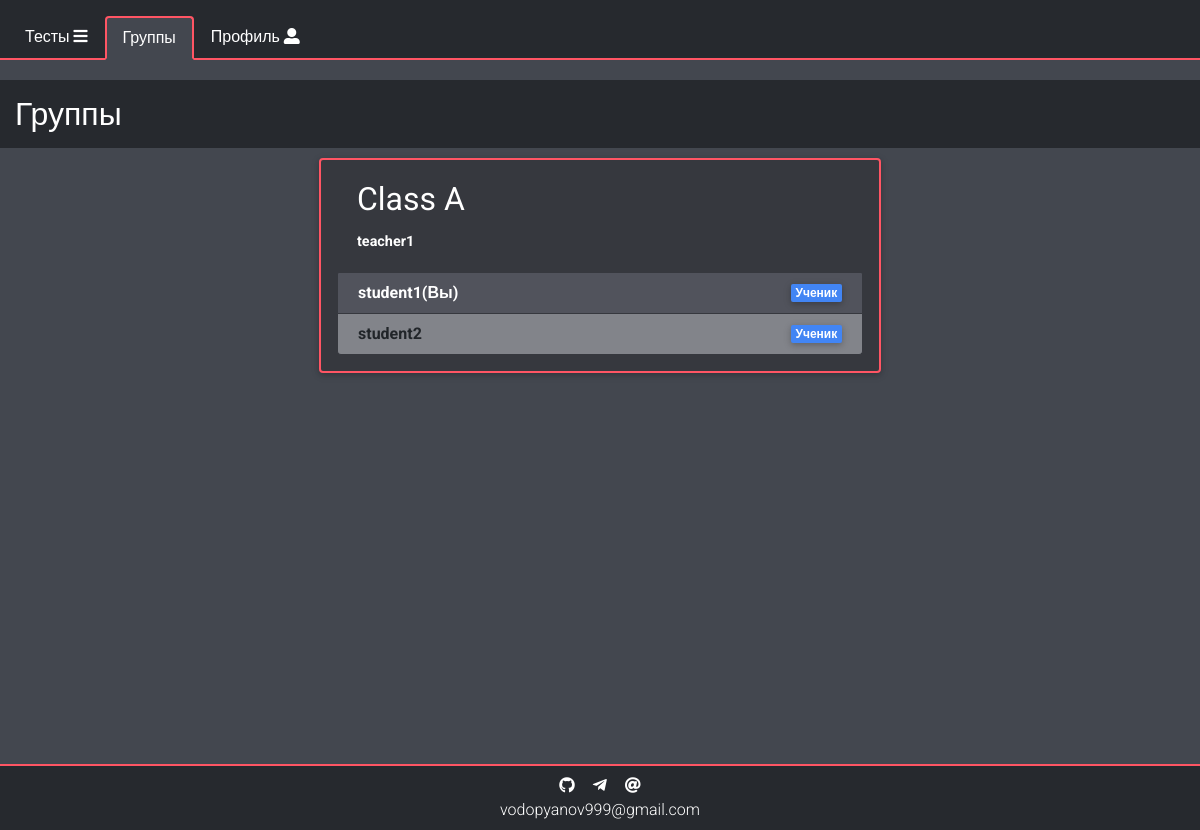
Screenshot of /groups (signed in) with the database file from the repository.
### data/groups.py (models this page shows, shortened)
class Group(SqlAlchemyBase):
    __tablename__ = 'groups'
    id = sqlalchemy.Column(sqlalchemy.Integer,
                           primary_key=True, autoincrement=True)
    name = sqlalchemy.Column(sqlalchemy.Text, nullable=True)
    creator_id = sqlalchemy.Column(sqlalchemy.Integer, sqlalchemy.ForeignKey("users.id"))
    creator = orm.relation("User")
    users = orm.relation("User",
                         secondary="groups_to_users")
    tests = orm.relation("Test",
                         secondary="groups_to_tests",
                         backref="group")

### data/users.py (models this page shows, shortened)
class User(SqlAlchemyBase, UserMixin):
    __tablename__ = 'users'
    id = sqlalchemy.Column(sqlalchemy.Integer,
                           primary_key=True, autoincrement=True)
    nickname = sqlalchemy.Column(sqlalchemy.String, unique=True, nullable=False)
    hashed_password = sqlalchemy.Column(sqlalchemy.String, nullable=True)
    creator_id = sqlalchemy.Column(sqlalchemy.Integer, sqlalchemy.ForeignKey("users.id"))
    type_id = sqlalchemy.Column(sqlalchemy.Integer,
                                sqlalchemy.ForeignKey("user_types.id"), default=3)
    secret_code = sqlalchemy.Column(sqlalchemy.String, nullable=False)
    chat_id = sqlalchemy.Column(sqlalchemy.Integer, nullable=True, default=0)
    results = orm.relation("Result", back_populates='user')
    user_type = orm.relation("UserType")
    notifications = orm.relation("Notification", back_populates='user')
    created = orm.relation("User")
    tests = orm.relation("Test", back_populates='creator')
    created_groups = orm.relation("Group", back_populates='creator')
    groups = orm.relation("Group",
                          secondary="groups_to_users")

### data/user_type.py (models this page shows, shortened)
class UserType(SqlAlchemyBase, UserMixin):
    __tablename__ = 'user_types'
    id = sqlalchemy.Column(sqlalchemy.Integer,
                           primary_key=True, autoincrement=True)
    name = sqlalchemy.Column(sqlalchemy.String, nullable=False)
    users = orm.relation("User", back_populates="user_type")

### main.py (the view)
@app.route("/groups")
@login_required
def get_groups():
    try:
        code = 0
        db = db_session.create_session()
        groups = db.query(Group).all()
        if current_user.type_id == 3:
            groups = list(group for group in groups if current_user in group.users)
        if not groups:
            code = 1
        return render_template("all_groups.html",
                               title='Группы',
                               groups=groups,
                               other="/groups",
                               other_title='Группы',
                               code=code)
    except sa.orm.exc.DetachedInstanceError:
        return redirect("/groups")

### data/db_session.py (called while the page is built)
def create_session() -> Session:
    global __factory
    return __factory()

### main.py (called while the page is built)
@login_manager.user_loader
def load_user(user_id):
    session = db_session.create_session()
    session.expire_on_commit = False
    return session.query(User).get(user_id)

### templates/all_groups.html (shortened to what this page needs)
{% extends "base.html" %}
{% block content %}
<div class="row">
    <h2 class="header col-12">{{title}}</h2>
    {% if code == 0%}
    <div class="col-12 col-md-10 col-lg-8 col-xl-6 mx-auto">
        {% for group in groups %}
        <div class="group-container mx-auto px-1 pb-3" id="{{group.id}}">
            <div class="card px-3 py-0">
                <div class="card-body align-items-center">
                    <h2 class="card-title d-flex justify-content-between align-items-center">
                        {{group.name}}
                    </h2>
                    <p class="card-text {% if current_user == group.creator %}list-item-dark font-light no-hover p-1 rounded {% endif %}">
                        <b>
                            {{group.creator.nickname}}
                        </b>
                    </p>
                </div>
                <ul class="list list-group pb-3">
                    {% if group.users %}
                        {% for user in group.users %}
                        <li class="list-group-item py-2 d-flex justify-content-between align-items-center
                                   {% if current_user == user %} list-item-dark {% endif %}
                        ">
                            <b>
                                {% if current_user == user or user in current_user.created or current_user.type_id == 1 %}
                                <a class="{% if current_user == user %} font-light {% else %} font-dark {% endif %}"
                                    href="/user_statistics/{{user.id}}">
                                    {{user.nickname}}{% if current_user == user %}(Вы){% endif %}
                                </a>
                                {% else %}
                                    {{user.nickname}}{% if current_user == user %}(Вы){% endif %}
                                {% endif %}
                            </b>
                            <span class="badge badge-primary">{{user.user_type.name}}</span>
                        </li>
                        {% endfor %}
                    {% else %}
                        <li class="list-group-item danger py-2">Пользователей ещё нет</li>
                    {% endif %}
                </ul>
            </div>
        </div>
        {% endfor %}
        {% elif code == 1%}
        <div class="alert alert-danger col-11 my-4 mx-auto">
            <h3>Пусто!</h3>
            <p>Похоже, групп нет</p>
        </div>
        {% endif %}
    </div>
</div>
{% endblock %}

### static/css/variables.css (style rules this page uses)
:root { --a: #26292e; --b: #ff5564; --c: #36383e; --d: #60636a; --e: #51535c; --f: #82848a; --g: #43474f; --background: var(--g); --font-dark: #000; --font-light: #fff; --link-font: #44a4ff; --test-border: var(--a); --test-font: #fff; --test-description-font: #d8d8d8; --test-background: var(--d); --question-border: var(--a); --question-border-chosen: var(--b); --question-background: var(--c); --question-answer-background: var(--f); --question-chosen: #659e3a; --question-font: #fff; --question-font-header: #e0e0e0; --question-answer-font: #000; --result-border: var(--f); --result-background-dark: var(--a); --result-background-light: var(--c); --result-font: #fff; --result-correct: #629c53; --result-incorrect: #7d4949; --result-font-correct: #fff; --nav-border: var(--b); --nav-border-hover: var(--a); --nav-border-width: 2px; --nav-background: var(--a); --nav-background-active: var(--g); --nav-background-hover: var(--c); --nav-font: #fff; --nav-font-active: #fff; --nav-font-hover: #fff; --list-item-border: var(--c); --list-item-font: #fff; --list-item-notification-font: #000; --list-item-dark-font-hover: #000; --list-item-background: var(--f); --list-item-background-dark: var(--e); --list-item-notification-background: #bfbfbf; --list-item-background-dark-hover: var(--f); --list-item-profile-font-hover: #fff; --list-item-profile-background-hover: var(--f); --list-item-danger: #dc3545; --header-background: var(--a); --header-font: #fff; --success: #3c7510; --btn-danger: #c11324; --delete-link: #b70000; --contacts-background: var(--a); --contacts-font: #fff; --contacts-font-hover: #aaa; --card-background: var(--c); --card-border: var(--b); --card-font: #fff; }

### static/css/list-items.css (style rules this page uses)
.list-group-item { background-color: var(--list-item-background); border-color: var(--list-item-border); margin: 0; cursor: default; }
.list-group-item a { text-decoration: none; }
.list-item-dark { background-color: var(--list-item-background-dark); color: var(--list-item-font); }

### static/css/utilities.css (style rules this page uses)
html { overflow: auto; }
body { background-color: var(--background); overflow-y: scroll; overflow-x: hidden; font-family: "Roboto",sans-serif; font-weight: 300; }
.font-light { color: var(--font-light)!important; }
.header { margin-top: 20px; padding: 15px; background-color: var(--header-background); margin-bottom: 10px; color: var(--header-font); }
.card-text { cursor: default; }
.card-title, .card-text { color: var(--card-font)!important; }
.card { background-color: var(--card-background); border: 2px solid var(--card-border); }

### rows the page displays
Group: name "Class A", creator.nickname "teacher1"
User: nickname "student1", shows "(Вы)", user_type.name "Ученик"
User: nickname "student2", user_type.name "Ученик"

### other values shown
{{ other_title }} "Группы"
{{ title }} "Группы"
